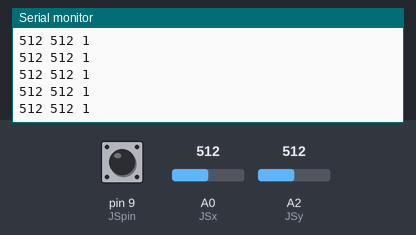
Bench run of a sketch on a simulated Arduino Uno, built with avr-gcc and run on an emulated ATmega328P. On the bench: the last lines printed to the serial monitor. The inputs (shaded band) are chosen by the test bench; at power-on: A0 (JSx) = 512, A2 (JSy) = 512, pin 9 (JSpin) HIGH.

Above: at 1.2 s.
1.3 s: A0 (JSx) set to 1023
At 1.38 s:
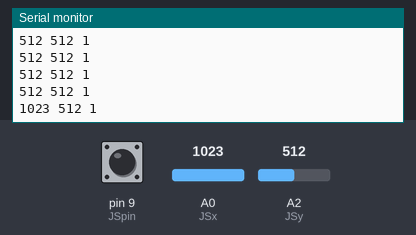
4.3 s: A2 (JSy) set to 1023
At 4.32 s:
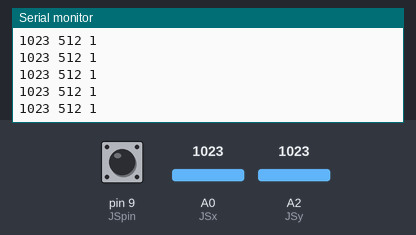
7.3 s: pin 9 (JSpin) pulled LOW for 0.15 s
At 7.42 s:
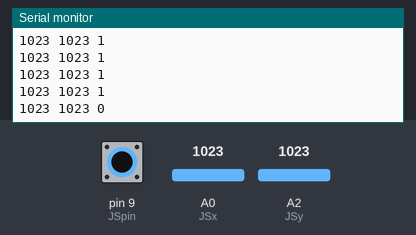
8.9 s: A0 (JSx) set to 0
At 8.94 s:
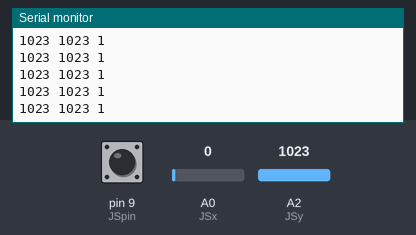
11.9 s: pin 9 (JSpin) pulled LOW for 1 s
At 11.97 s:
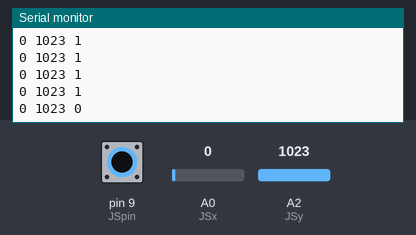
14.4 s: A2 (JSy) set to 900
At 14.4 s:
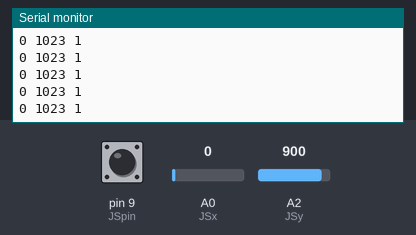
Timing chart, 0 to 16.9 s (numbered marks = the images above; inputs shaded):
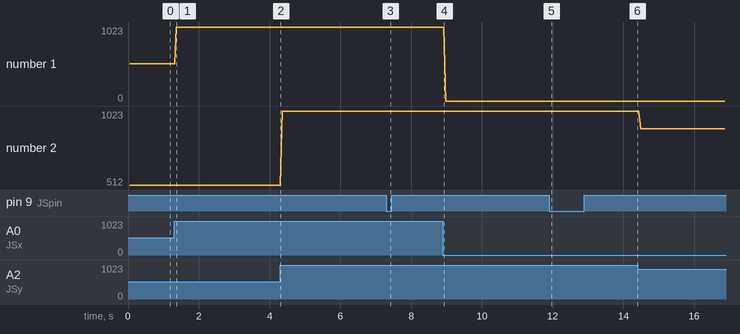

Measured:
- after the input at 1.3 s, the serial monitor: prints a new line after 0.07 s (image 1)
- after the input at 7.3 s, the serial monitor: prints a new line after 0.10 s (image 3)
- after the input at 11.9 s, the serial monitor: prints a new line after 0.06 s (image 5)
- plotted number 1: 512 → 1023 after the input at 1.3 s
- plotted number 2: 1023 → 900 after the input at 14.4 s

The sketch:

Joystick.ino
```cpp
//input pins

//analog
int JSx = A0;
int JSy = A2;

int JSpin = 9;

//read JS position values
int JSxVal;
int JSyVal;
int JSVal;

// delay(ms)
int dt = 50;

void setup() {
    // put your setup code here, to run once:

    pinMode(JSx,INPUT);
    pinMode(JSy,INPUT);
    digitalWrite(JSpin,HIGH);
    Serial.begin(9600);

}
void loop() {
    // put your main code here, to run repeatedly:

    JSxVal = analogRead(JSx);
    JSyVal = analogRead(JSy);
    JSVal = digitalRead(JSpin);

    delay(dt);


    //JSx coor
    Serial.print(JSxVal);
    Serial.print(" ");
    Serial.print(JSyVal);
    Serial.print(" ");
    Serial.println(JSVal);

    //JSy coor
}
```
